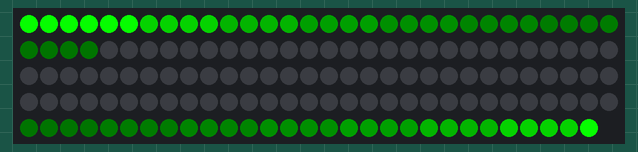
This sketch was run on a simulated Arduino Uno, built with avr-gcc and run on an emulated ATmega328P. Parts: 149 RGB LEDs in strip order, left to right, continuing on the next row. Dim RGB values are drawn brighter than linear.

Above: at 1.61 s.
At 4.28 s:
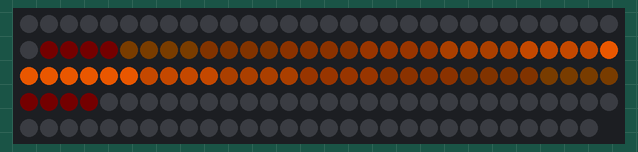
At 11.09 s:
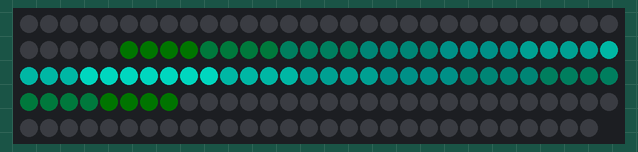
At 20.7 s:
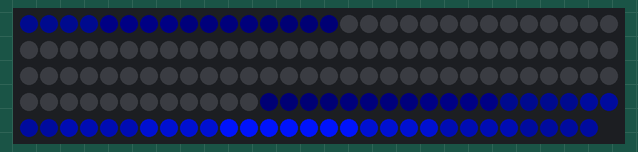
At 30.31 s:
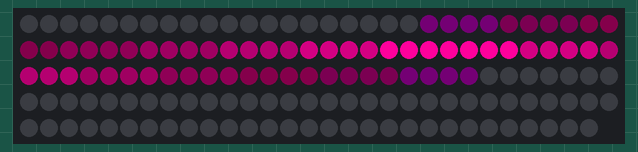
At 39.93 s:
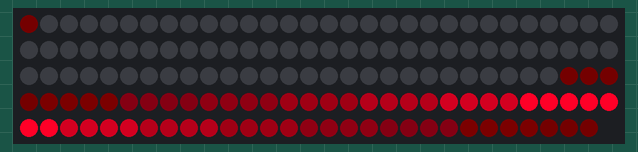

The sketch:

basic_neopixel.ino
```cpp
#include "Arduino.h"
#include <Adafruit_NeoPixel.h>

#define NEOPIN 8
#define NEOLEDCOUNT 149

// Parameter 1 = number of pixels in strip
// Parameter 2 = pin number (most are valid)
// Parameter 3 = pixel type flags, add together as needed:
//   NEO_KHZ800  800 KHz bitstream (most NeoPixel products w/WS2812 LEDs)
//   NEO_KHZ400  400 KHz (classic 'v1' (not v2) FLORA pixels, WS2811 drivers)
//   NEO_GRB     Pixels are wired for GRB bitstream (most NeoPixel products)
//   NEO_RGB     Pixels are wired for RGB bitstream (v1 FLORA pixels, not v2)
Adafruit_NeoPixel strip = Adafruit_NeoPixel(NEOLEDCOUNT, NEOPIN, NEO_GRB + NEO_KHZ800);

// Input a value 0 to 255 to get a color value.
// The colours are a transition r - g - b - back to r.
uint32_t Wheel(byte WheelPos) {
  if(WheelPos < 85) {
   return strip.Color(WheelPos * 3, 255 - WheelPos * 3, 0);
  } else if(WheelPos < 170) {
   WheelPos -= 85;
   return strip.Color(255 - WheelPos * 3, 0, WheelPos * 3);
  } else {
   WheelPos -= 170;
   return strip.Color(0, WheelPos * 3, 255 - WheelPos * 3);
  }
}

void WheelArray(byte WheelPos, uint8_t *col) {
    if(WheelPos < 85) {
        col[0] = WheelPos * 3;
        col[1] = 255 - WheelPos * 3;
        col[2] = 0;
    } else if(WheelPos < 170) {
        WheelPos -= 85;
        col[0] = 255;
        col[1] = 0;
        col[2] = WheelPos * 3;
    } else {
        WheelPos -= 170;
        col[0] = 0;
        col[1] = WheelPos * 3;
        col[2] = 255 - WheelPos * 3;
    }
}


// Fill the dots one after the other with a color
void colorWipe(uint32_t c, uint8_t wait) {
  for(uint16_t i=0; i<strip.numPixels(); i++) {
      strip.setPixelColor(i, c);
      strip.show();
      delay(wait);
  }
}

void rainbow(uint8_t wait) {
  uint16_t i, j;

  for(j=0; j<256; j++) {
    for(i=0; i<strip.numPixels(); i++) {
      strip.setPixelColor(i, Wheel((i+j) & 255));
    }
    strip.show();
    delay(wait);
  }
}

// Slightly different, this makes the rainbow equally distributed throughout
void rainbowCycle(uint8_t wait) {
  uint16_t i, j;

  for(j=0; j<256*5; j++) { // 5 cycles of all colors on wheel
    for(i=0; i< strip.numPixels(); i++) {
      strip.setPixelColor(i, Wheel(((i * 256 / strip.numPixels()) + j) & 255));
    }
    strip.show();
    delay(wait);
  }
}

inline uint16_t abs_led_position(int16_t p) {
    if (p >= 0) {
        return p % NEOLEDCOUNT;
    }
    return NEOLEDCOUNT - ( abs(p) % NEOLEDCOUNT );
}

void spinCycle() {
  static uint16_t i = 0;
  static uint32_t black = strip.Color(0,0,0);
  int16_t j, position;
  uint8_t col[3];

  position = i % NEOLEDCOUNT;

  WheelArray(i%255, col);

  // blank stuff out:
  for (j=0; j <= 64; j++) {
      strip.setPixelColor(abs_led_position(position - j), black);
      strip.setPixelColor(abs_led_position(position + j), black);
  }


  strip.setPixelColor(position-1, col[0], col[1], col[2]);
  strip.setPixelColor(position, col[0], col[1], col[2]);
  strip.setPixelColor(position+1, col[0], col[1], col[2]);
  for (j=2; j <= 64; j+=2) {
      int16_t shifter = j/4;
      uint32_t c = strip.Color(col[0] >> shifter, col[1] >> shifter, col[2] >> shifter);
      strip.setPixelColor(abs_led_position(position + j), c);
      strip.setPixelColor(abs_led_position(position + j +1 ), c);
      strip.setPixelColor(abs_led_position(position - j), c);
      strip.setPixelColor(abs_led_position(position - j -1), c);
  }

  strip.show();
  i++;
}

void blank_strip() {
    for(int i=0; i < NEOLEDCOUNT; i++) {
      strip.setPixelColor(i, 0, 0, 0);
    }
    strip.show();
}

void setup() {
  randomSeed(analogRead(0));

  strip.begin();
  strip.show(); // Initialize all pixels to 'off'
  delay(1500); // gives us a chance to switch off again with the strip off

  // strip.setBrightness(220); // we can't handle full brightness and white
  //rainbowCycle(10);
  //blank_strip();
  //strip.setBrightness(255); // we can't handle full brightness and white
}

void loop() {
  spinCycle();
  delay(30);
}
```
